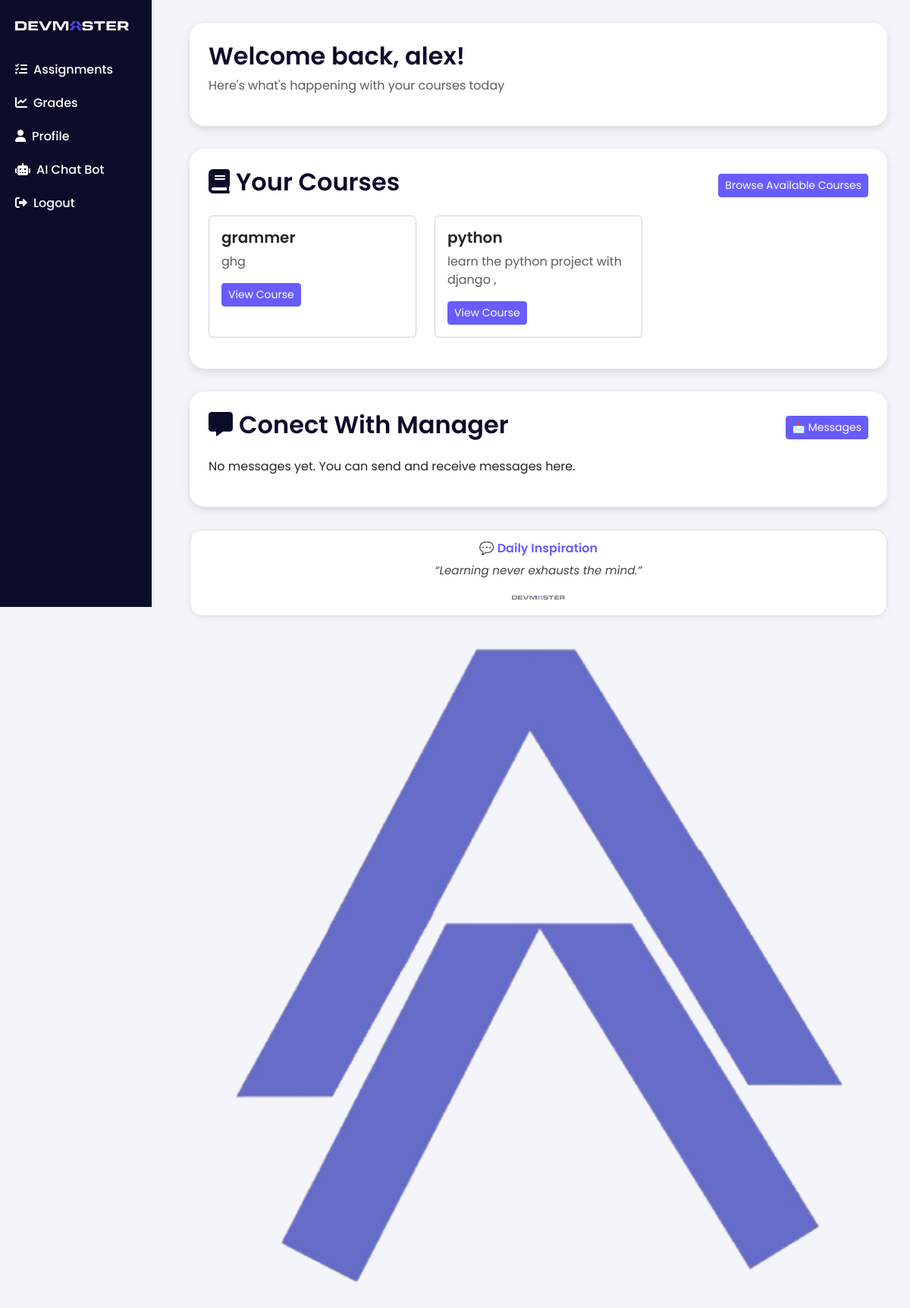
The page /home/student/ (signed in) on the database as committed earlier.
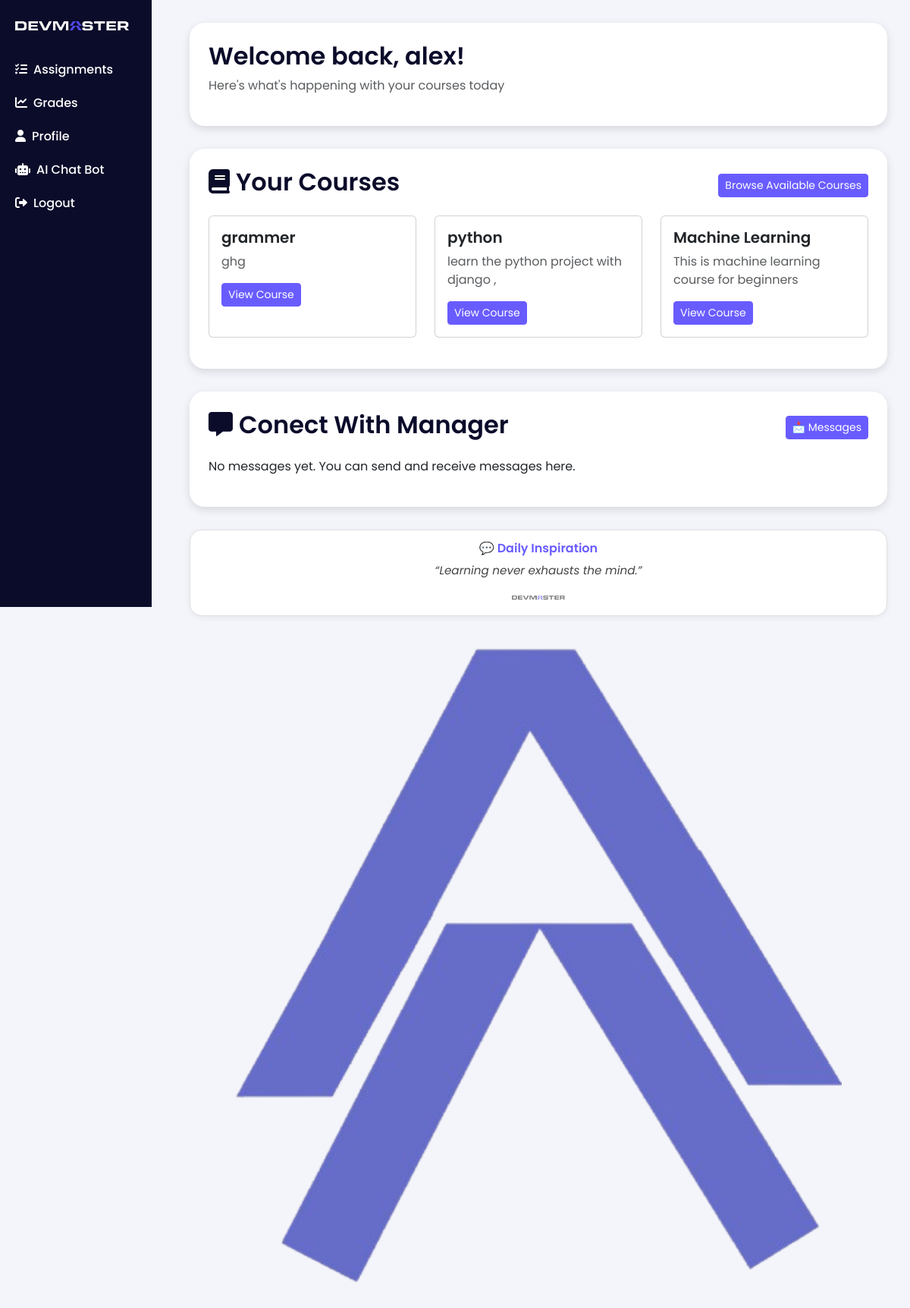
The same page on the database as committed later.
### users/models.py (models this page shows, shortened)
class Enrollment(models.Model):
    student = models.ForeignKey(Student, on_delete=models.CASCADE)
    course = models.ForeignKey(Course, on_delete=models.CASCADE)
    enrolled_on = models.DateTimeField(auto_now_add=True)
    class Meta:
        unique_together = ('student', 'course')

class Course(models.Model):
    title = models.CharField(max_length=100)
    description = models.TextField()
    teacher = models.ForeignKey(Teacher, on_delete=models.CASCADE, related_name='courses')
    learning_level = models.ForeignKey(LearningLevel, on_delete=models.CASCADE, related_name='courses')

### users/views.py (the view)
# urls.py: path('home/student/', views.student_home, name='student_home'),
@login_required
def student_home(request):
    student = Student.objects.get(user=request.user)
    level = student.learning_level
    schedule = StudentSchedule.objects.filter(student=student)
    enrollments = Enrollment.objects.filter(student=student).select_related('course', 'course__teacher')
    enrolled_course_ids = enrollments.values_list('course_id', flat=True)
    recent_assignments = []
    assignments = Assignment.objects.filter(
        content__section__course_id__in=enrolled_course_ids
    ).select_related(
        'content', 'content__section', 'content__section__course'
    ).order_by('deadline')[:5]  # Limit to 5 most relevant
    for assignment in assignments:
        submission = Submission.objects.filter(
            assignment=assignment,
            student=student
        ).first()
        recent_assignments.append({
            'id': assignment.id,
            'content': assignment.content,
            'deadline': assignment.deadline,
            'is_past_due': assignment.deadline < timezone.now(),
            'submission': submission
        })
    recent_messages = Message.objects.filter(
        sender=request.user
    ).order_by('-timestamp')[:3]
    context = {
        'schedule': schedule,
        'enrollments': enrollments,
        'student': student,
        'level': level,
        'recent_assignments': recent_assignments,
        'messages': recent_messages
    }
    return render(request, 'users/student_home.html', context)

### users/templates/users/student_home.html (shortened to what this page needs)
{% load static %}
<!DOCTYPE html>
<html lang="en">
<head>
  <link href="https://cdn.jsdelivr.net/npm/bootstrap@5.3.0/dist/css/bootstrap.min.css" rel="stylesheet"/>
  <link rel="stylesheet" href="https://cdnjs.cloudflare.com/ajax/libs/font-awesome/6.0.0/css/all.min.css"/>
</head>
<body>
  <div class="sidebar">
    <img src="{% static 'users/img/logo.png' %}" alt="Logo" style="max-width: 150px; margin-bottom: 20px;">
    <a href="{% url 'assignment_list' %}"><i class="fas fa-tasks me-2"></i>Assignments</a>
    <a href="{% url 'view_grades' %}"><i class="fas fa-chart-line me-2"></i>Grades</a>
    <a href="{% url 'edit_student_profile' %}"><i class="fas fa-user me-2"></i>Profile</a>
    <a href="{% url 'chatbot' %}"><i class="fas fa-robot me-2"></i>AI Chat Bot</a>
    <a href="{% url 'login' %}"><i class="fas fa-sign-out-alt me-2"></i>Logout</a>
</div>
  <div class="main">
    <div class="dashboard-card">
      <h2>Welcome back, {{ request.user.username }}!</h2>
      <p class="text-muted">Here's what's happening with your courses today</p>
    </div>
    <div class="dashboard-card">
      <div class="d-flex justify-content-between align-items-center mb-3">
        <h2><i class="fas fa-book me-2"></i>Your Courses</h2>
        <a href="{% url 'course_list' %}" class="btn btn-sm btn-outline-primary">Browse Available Courses</a>
      </div>
      {% if enrollments %}
        <div class="row mt-3">
          {% for enrollment in enrollments %}
          <div class="col-md-4 mb-3">
            <div class="card h-100">
              <div class="card-body">
                <h5 class="card-title">{{ enrollment.course.title }}</h5>
                <p class="card-text text-muted">{{ enrollment.course.description|truncatewords:15 }}</p>
                <a href="{% url 'student_course_content' enrollment.course.id %}" class="btn btn-sm btn-primary">
                  View Course
                </a>
              </div>
            </div>
          </div>
          {% endfor %}
        </div>
      {% else %}
        <div class="alert alert-info">
          You are not enrolled in any courses yet.
        </div>
      {% endif %}
    </div>
    <div class="dashboard-card">
      <div class="d-flex justify-content-between align-items-center mb-3">
        <h2><i class="fas fa-message me-2"></i>Conect With Manager</h2>
        <a href="{% url 'student_messages' %}" class="btn btn-sm btn-outline-primary">📩 Messages</a>
      </div>
      {% if messages %}
        <ul>
          {% for msg in messages %}
            <li><strong>{{ msg.sender.username }}:</strong> {{ msg.content }} <em>({{ msg.timestamp|date:'d M H:i' }})</em></li>
          {% endfor %}
        </ul>
      {% else %}
        <p>No messages yet. You can send and receive messages here.</p>
      {% endif %}
    </div>
  <div style="
    background-color: #ffffff;
    padding: 12px 18px;
    border: 1px solid #e0e0e0;
    border-radius: 16px;
    box-shadow: 0 2px 8px rgba(0,0,0,0.06);
    text-align: center;
    color: #444;
    font-size: 0.95rem;
    margin-top: 30px;
">
    <div style="font-weight: 600; color: #695CFF; font-size: 1rem; margin-bottom: 6px;">
        💬 Daily Inspiration
    </div>
    <p style="font-style: italic; margin-bottom: 12px;">“Learning never exhausts the mind.”</p>
    <img src="{% static 'users/img/logo_black.png' %}" alt="Logo" style="max-width: 70px; opacity: 0.6;">
</div>
<div style="
    display: flex;
    justify-content: center;
    align-items: center;
    margin-top: 40px;
    padding: 0 20px;
">
    <img src="{% static 'users/img/1.png' %}"
         alt="Footer Design"
         style="
             width: 100%;
             max-width: 800px;
             height: auto;
             opacity: 0.9;
             border-radius: 8px;
         ">
</div>
</div>
</body>
</html>

Rows that differ between the two databases and show on the page:
added Enrollment: course "Machine Learning", course.description "This is machine learning course for beginners"
